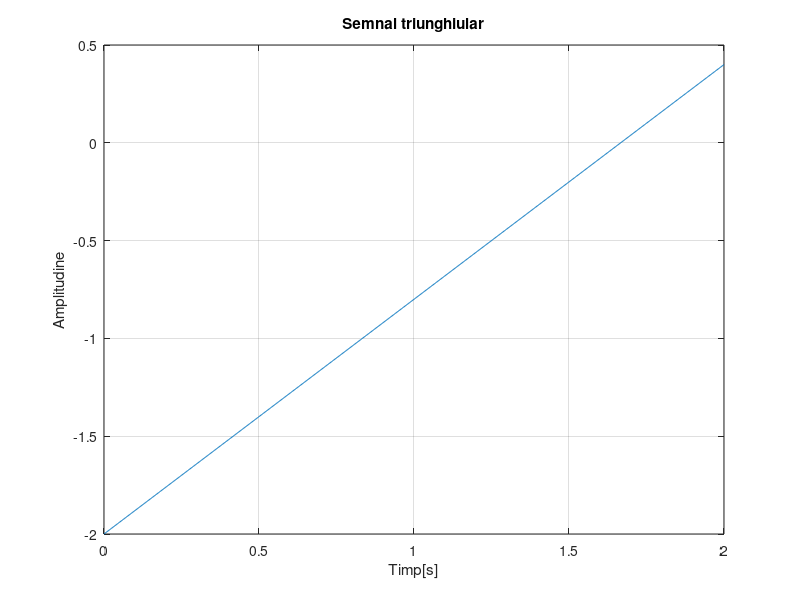
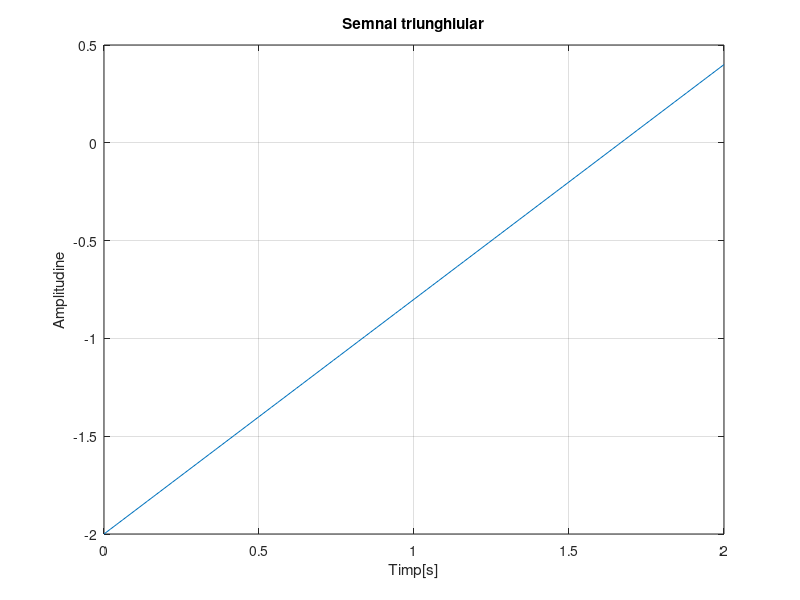
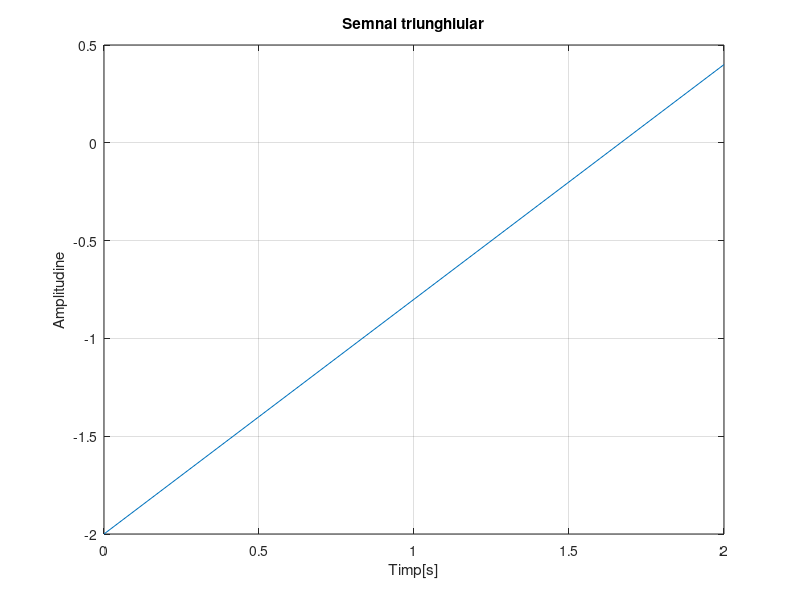

The MATLAB source for these figures, in order:
%Semnal triunghiular cu rezolutie temporara de 2ms 

t=0:0.002:2; %timpul de la 0 la 2 cu pasul de 2 ms
x=1.5*sawtooth(2*pi*0.2*t,0.5)-0.5; % functia sawtooth va afisa un semnal triunghiular
%amplitudinea are valoarea 1.5
%componenta continua are valoarea -0.5
figure
plot(t,x,'-'),xlabel('Timp[s]'),ylabel('Amplitudine'),title('Semnal triunghiular'),grid; %se afiseaza graficul x=f(t)

%Semnal triunghiular cu rezolutie temporara de 20ms 

t=0:0.02:2; %timpul de la 0 la 2 cu pasul de 20 ms
x=1.5*sawtooth(2*pi*0.2*t,0.5)-0.5; % functia sawtooth afisa un semnal triunghiular
%amplitudinea are valoarea 1.5
%componenta continua valoarea -0.5
figure
plot(t,x,'-'),xlabel('Timp[s]'),ylabel('Amplitudine'),title('Semnal triunghiular'),grid; %se afiseaza graficul x=f(t)

%Semnal triunghiular cu rezolutie temporara de 200ms 

t=0:0.2:2; %timpul de la 0 la 2 cu pasul de 200 ms
x=1.5*sawtooth(2*pi*0.2*t,0.5)-0.5; % functia sawtooth se afiseaza un semnal triunghiular
%amplitudinea are valoarea 1.5
%componenta continua are valoarea -0.5
figure
plot(t,x,'-'),xlabel('Timp[s]'),ylabel('Amplitudine'),title('Semnal triunghiular'),grid; %se afiseaza graficul x=f(t)
